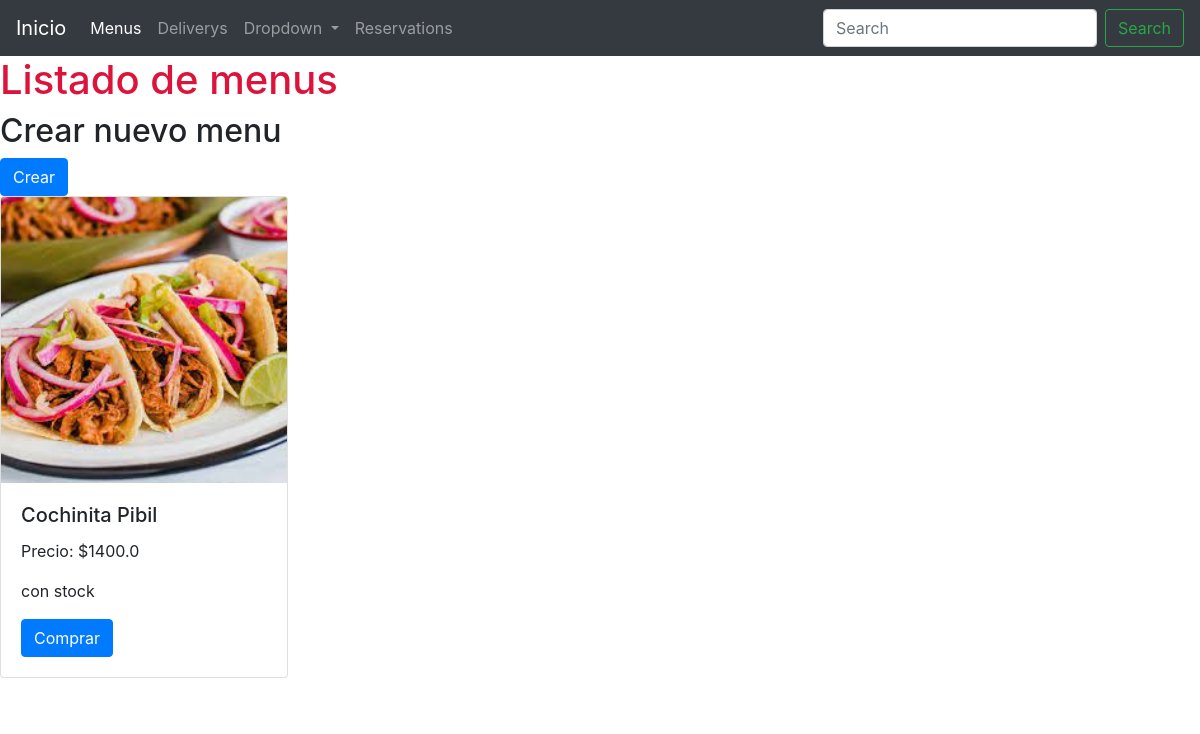
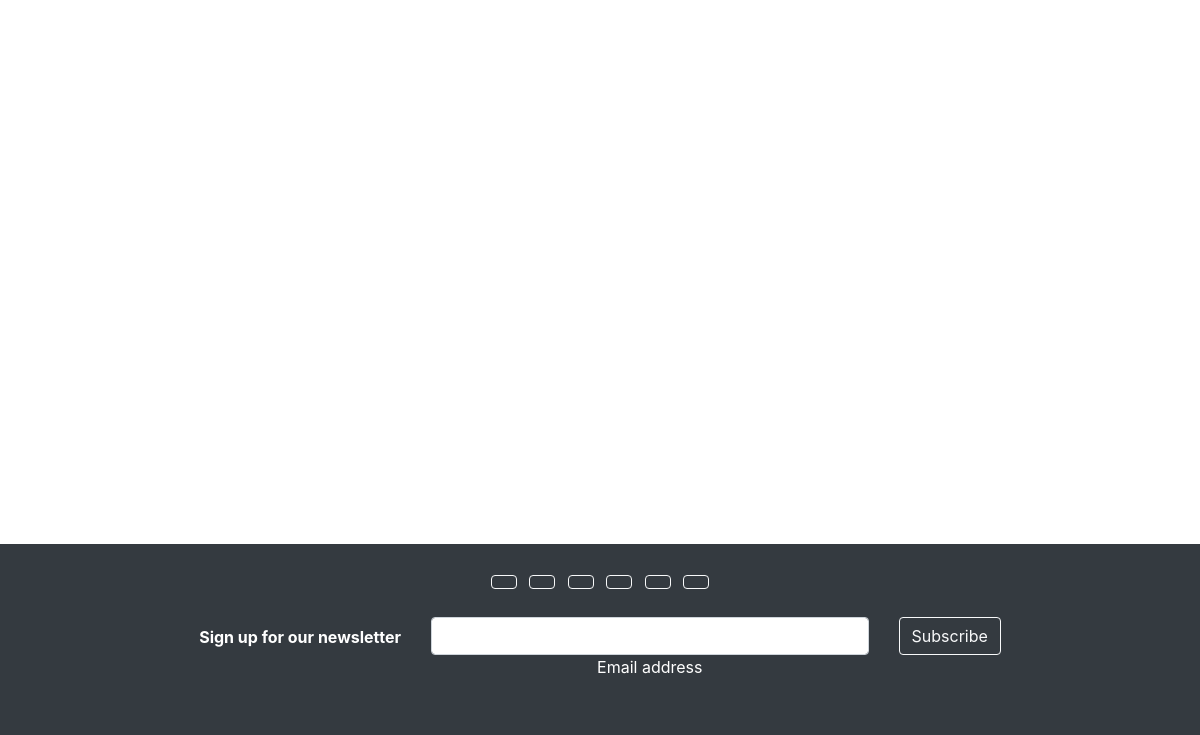
Page /menus/list-menus/ on the earlier database version (2 pictures, top to bottom).
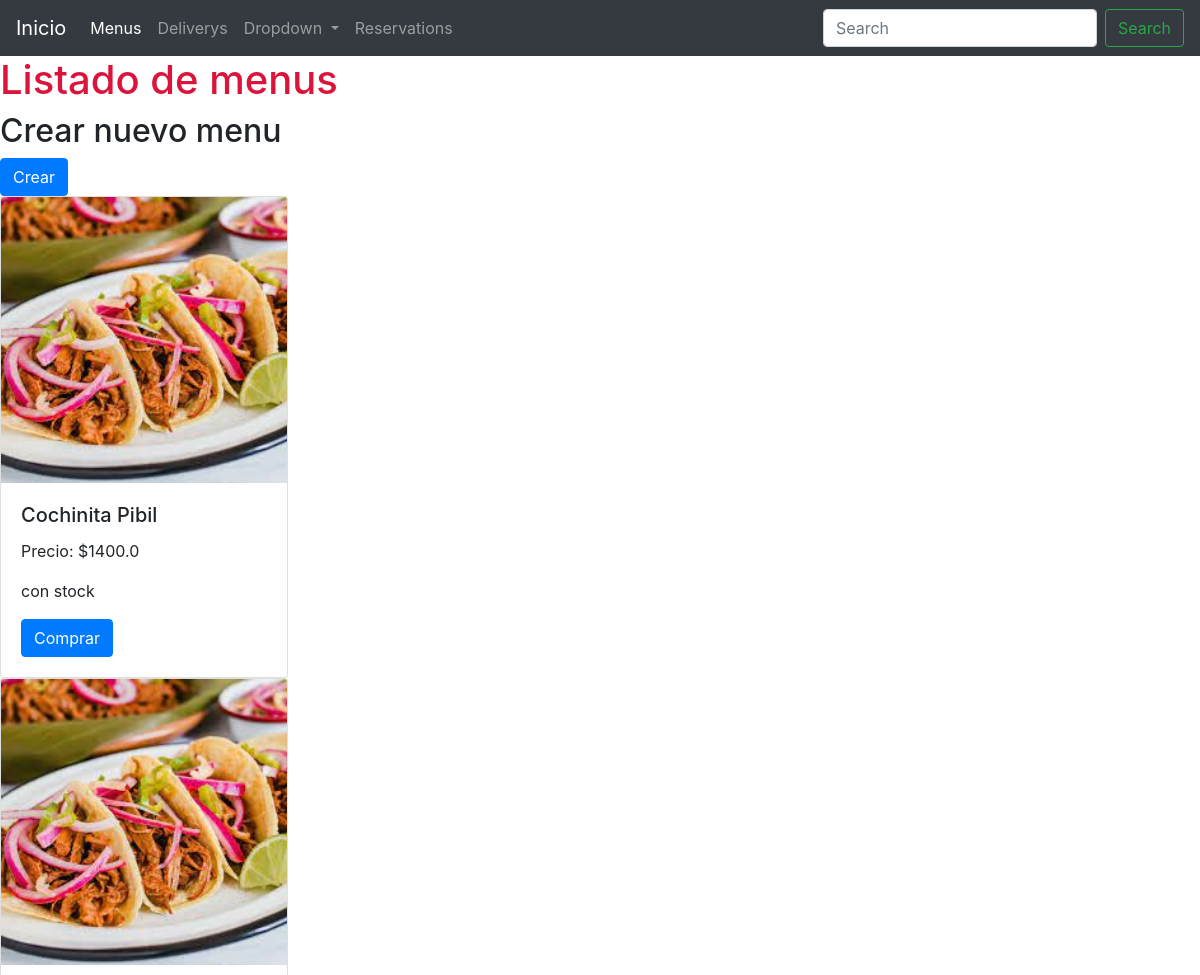
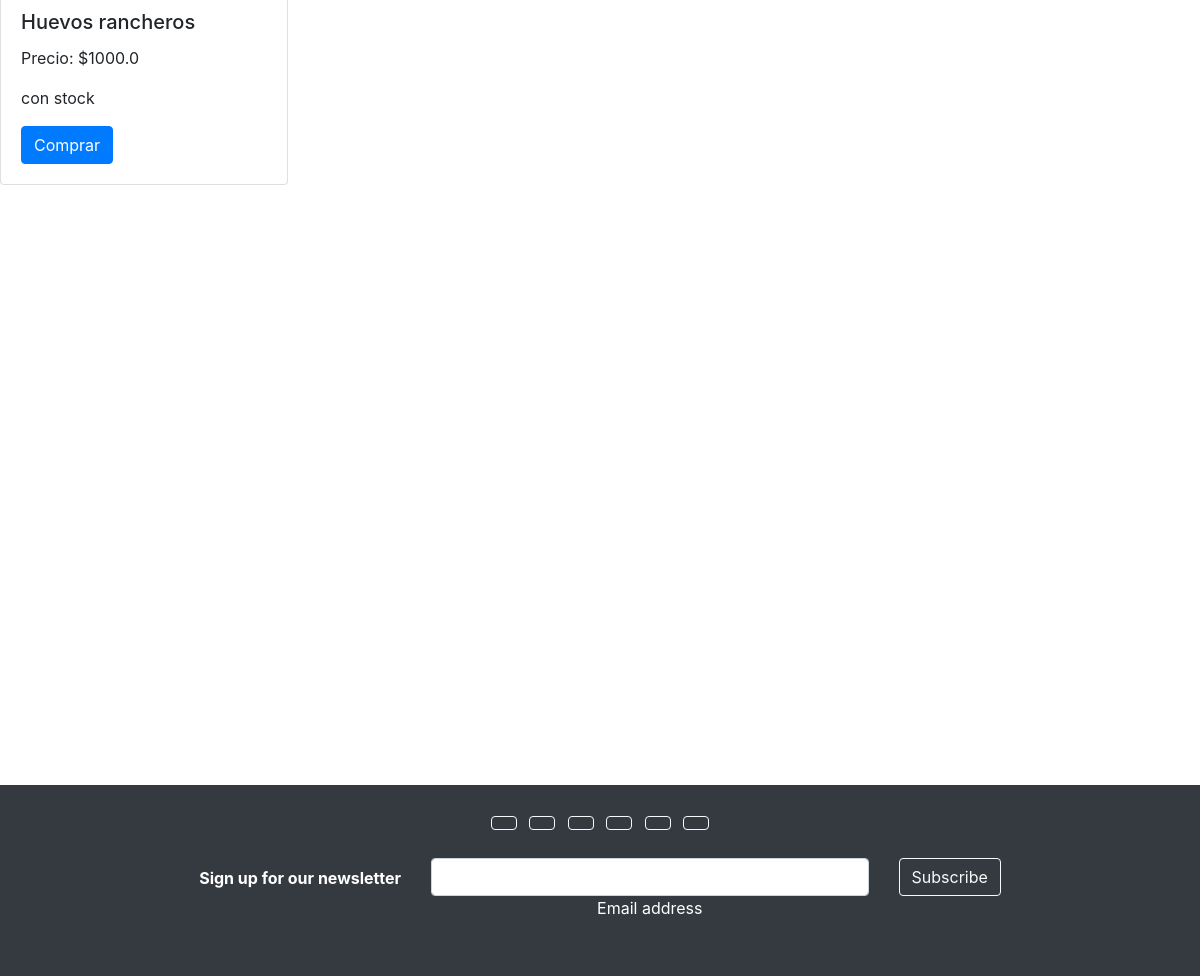
Same page on the later database version (2 pictures, top to bottom).
### menus/models.py (models this page shows, shortened)
class Menus(models.Model):
    name = models.CharField(max_length=100)
    price = models.FloatField()
    stock = models.BooleanField(default=True)

### menus/views.py (the view)
# urls.py: path('list-menus/', list_menus),
def list_menus(request):
    all_menus = Menus.objects.all()
    context = {'menus': all_menus}
    return render(request, 'menus/list_menus.html', context=context)

### templates/menus/list_menus.html (shortened to what this page needs)
{% extends 'base.html' %}
{% block content %}
<h1 style="color: crimson;">Listado de menus</h1>
<h2> Crear nuevo menu </h2>  <a href="/menus/create-menu/" class="btn btn-primary">Crear</a>
{% for menu in menus %}
<div class="card" style="width: 18rem;">
    <img class="card-img-top" alt="...">
    <div class="card-body">
      <h5 class="card-title">{{menu.name}}</h5>
      <p class="card-text">Precio: ${{menu.price}}</p>
      {% if menu.stock == True %}
        <p>con stock</p>
    {% else %}
        <p>sin stock</p>
    {% endif %}
      <a href="#" class="btn btn-primary">Comprar</a>
    </div>
  </div>
{% endfor %}
{% endblock %}

### templates/base.html (shortened to what this page needs)
<!DOCTYPE html>
<html lang="en">
<head>
    <link rel="stylesheet" href="https://cdn.jsdelivr.net/npm/bootstrap@4.6.2/dist/css/bootstrap.min.css"
>
</head>
<body>
    <header>
        <nav class="navbar navbar-expand-lg navbar-dark bg-dark">
            <a class="navbar-brand" href="/">Inicio</a>
            <div class="collapse navbar-collapse" id="navbarSupportedContent">
                <ul class="navbar-nav mr-auto">
                    <li class="nav-item active">
                        <a class="nav-link" href="/menus/list-menus">Menus</a>
                    </li>
                    <li class="nav-item">
                        <a class="nav-link" href="/deliveries/list-deliveries">Deliverys</a>
                    </li>
                    <li class="nav-item dropdown">
                        <a class="nav-link dropdown-toggle" href="#" role="button" data-toggle="dropdown"
                            aria-expanded="false">
                            Dropdown
                        </a>
                    </li>
                    <li class="nav-item">
                        <a class="nav-link" href="/reservations/list-reservations">Reservations</a>
                    </li>
                </ul>
                <form class="form-inline my-2 my-lg-0">
                    <input class="form-control mr-sm-2" type="search" placeholder="Search" aria-label="Search">
                    <button class="btn btn-outline-success my-2 my-sm-0" type="submit">Search</button>
                </form>
            </div>
        </nav>
    </header>
    {% block content %}
    {% endblock %}
<footer class="bg-dark text-center text-white" style="margin-top: 600px;">
    <div class="container p-4">
      <section class="mb-4">
        <a class="btn btn-outline-light btn-floating m-1" href="#!" role="button"
          ></a>
        <a class="btn btn-outline-light btn-floating m-1" href="#!" role="button"
          ></a>
        <a class="btn btn-outline-light btn-floating m-1" href="#!" role="button"
          ></a>
        <a class="btn btn-outline-light btn-floating m-1" href="#!" role="button"
          ></a>
        <a class="btn btn-outline-light btn-floating m-1" href="#!" role="button"
          ></a>
        <a class="btn btn-outline-light btn-floating m-1" href="#!" role="button"
          ></a>
      </section>
      <section class="">
        <form action="">
          <div class="row d-flex justify-content-center">
            <div class="col-auto">
              <p class="pt-2">
                <strong>Sign up for our newsletter</strong>
              </p>
            </div>
            <div class="col-md-5 col-12">
              <div class="form-outline form-white mb-4">
                <input type="email" id="form5Example21" class="form-control" />
                <label class="form-label" for="form5Example21">Email address</label>
              </div>
            </div>
            <div class="col-auto">
              <button type="submit" class="btn btn-outline-light mb-4">
                Subscribe
              </button>
            </div>
          </div>
</body>
</html>

Differences in the rows shown:
added Menus: name "Huevos rancheros", price "1000.0", stock "con stock"
